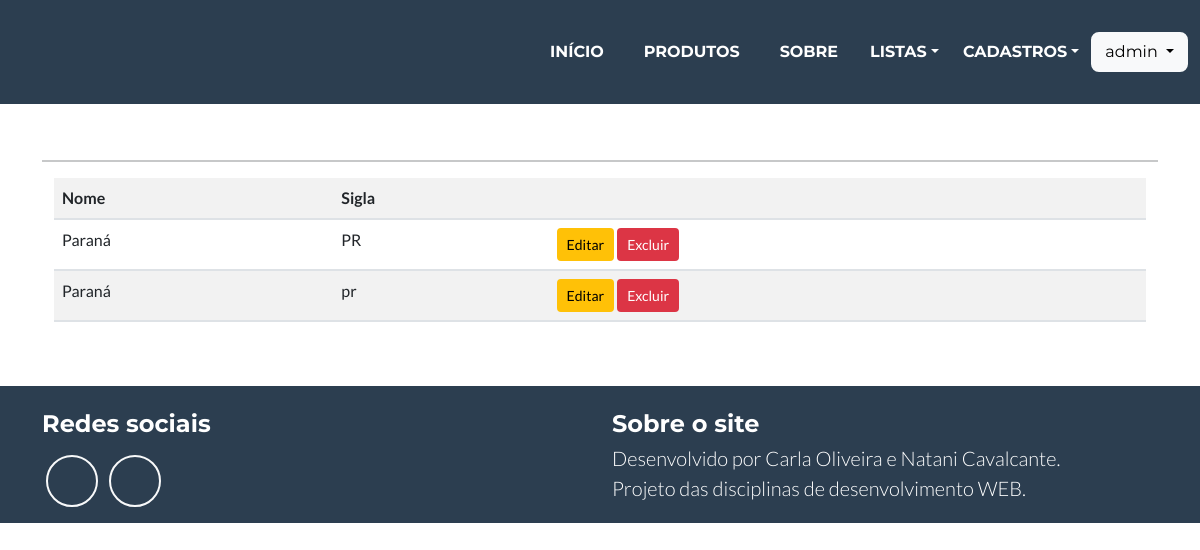
The app's page /listar/estado/ (signed in), older data.
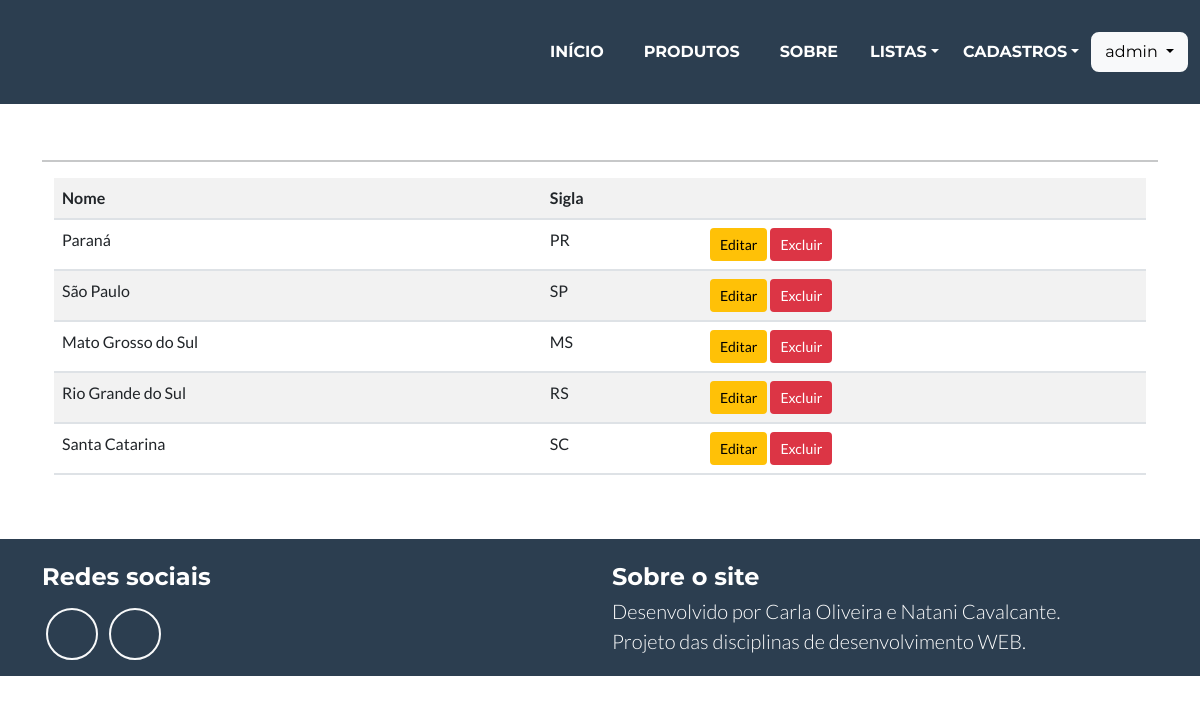
The same page, newer data.
### cadastros/models.py (models this page shows, shortened)
class Estado (models.Model):
    nome = models.CharField (max_length=50)
    sigla = models.CharField(max_length=2)

### cadastros/views.py (the view)
# urls.py: path('listar/estado/', EstadoList.as_view(), name="listar-estado"),
class EstadoList(LoginRequiredMixin, ListView):
    login_url = reverse_lazy('login')
    model = Estado
    template_name = 'cadastros/listas/estado.html'

### cadastros/templates/cadastros/listas/estado.html
{% extends 'paginas/modelo.html' %}
{% load static %}
{% load crispy_forms_tags %}
{% block conteudo %}
<hr>
<div class="container">
    <div class="table-responsive">
        <table class="table table-striped">
            <tr>
                <th>Nome</th>
                <th>Sigla</th>
                <th></th>
            </tr>
            {% for estado in object_list %}
            <tr>
                <td>{{estado.nome}}</td>
                <td>{{estado.sigla}}</td>
                <td>
                    <a href="{% url 'editar-estado' estado.pk %}" class="btn btn-warning btn-sm" title="Editar">Editar</a>
                    <a href="{% url 'deletar-estado' estado.pk %}" class="btn btn-danger btn-sm" title="Excluir">Excluir</a>
                </td>
            </tr>
            {% empty %}
            <tr>
                <td colspan="3">Nenhum estado cadastrado!</td>
            </tr>
            {% endfor %}
        </table>
    </div>
</div>
{% endblock %}

### paginas/templates/paginas/modelo.html (shortened to what this page needs)
{% load static %}
{% load crispy_forms_tags %}
<!DOCTYPE html>
<html lang="pt-br" class="h-100">
<head>
    <link href="{% static 'css/styles.css' %}" rel="stylesheet"/>
</head>
<body id="page-top">
    <nav class="navbar navbar-expand-md bg-secondary text-uppercase fixed-top" id="mainNav">
        <div class="container-fluid">
            <div class="collapse navbar-collapse" id="navbarResponsive">
                <ul class="navbar-nav ms-auto">
                    <li class="nav-item mx-1 mx-lg-1"><a class="nav-link py-3 px-0 px-lg-3 rounded" href="{% url 'index' %}">Início</a></li>
                    <li class="nav-item mx-1 mx-lg-1"><a class="nav-link py-3 px-0 px-lg-3 rounded" href="{% url 'listar-produto' %}">Produtos</a></li>
                    <li class="nav-item mx-1 mx-lg-1"><a class="nav-link py-3 px-0 px-lg-3 rounded" href="{% url 'sobre' %}">Sobre</a></li>
                    <li class="nav-item dropdown mx-1 mx-lg-1 my-2"><a class="nav-link dropdown-toggle" href="#" id="navbarDropdown" role="button" data-bs-toggle="dropdown" aria-expanded="false">Listas</a>
                    </li>
                    {% if request.user.is_authenticated %}
                    <li class="nav-item dropdown mx-1 mx-lg-1 my-2"><a class="nav-link dropdown-toggle" href="#" id="navbarDropdown" role="button" data-bs-toggle="dropdown" aria-expanded="false">Cadastros</a>
                    </li>
                    {% endif %}
                    {% if request.user.is_authenticated %}
                    <div class="dropdown">
                        <button class="btn btn-light dropdown-toggle my-2" type="button" id="dropdownMenuButton" data-bs-toggle="dropdown"
                            aria-expanded="false">
                            {{ request.user }}
                        </button>
                    </div>
                    {% else %}
                    <a href="{% url 'login' %}" class="btn btn-light mb-3 my-2 me-2">Login</a>
                    <a href="#" class="btn btn-success mb-3 my-2 mr-2">Registrar</a>
                    {% endif %}
                </ul>
            </div>
        </div>
    </nav>
    <main class="flex-shrink-0">
        <div class="container">
            <br>
            <br>
            <br>
            <br>
            <br>
            <br>
            {% block conteudo %}{% endblock %}
            <br>
            <br>
        </div>
    </main>
    <footer class="footer mt-auto py-3">
        <div class="container">
            <div class="row">
                <div class="col-lg-6 mb-5 mb-lg-0">
                    <h4 class="pt-2 mb-3">Redes sociais</h4>
                    <a class="btn btn-outline-light btn-social mx-1" href="#!"></a>
                    <a class="btn btn-outline-light btn-social mx-1" href="#!"></a>
                </div>
                <div class="col-lg-6">
                    <h4 class="pt-2 mb-1">Sobre o site</h4>
                    <p class="lead mb-0">
                        Desenvolvido por Carla Oliveira e Natani Cavalcante. <br/> Projeto das disciplinas de desenvolvimento WEB.
                    </p>
                </div>
            </div>
        </div>
    </footer>
</body>
</html>

Row changes from the older to the newer data that the page shows:
removed Estado: nome "Paraná", sigla "pr"
added Estado: nome "São Paulo", sigla "SP"
added Estado: nome "Mato Grosso do Sul", sigla "MS"
added Estado: nome "Rio Grande do Sul", sigla "RS"
added Estado: nome "Santa Catarina", sigla "SC"
